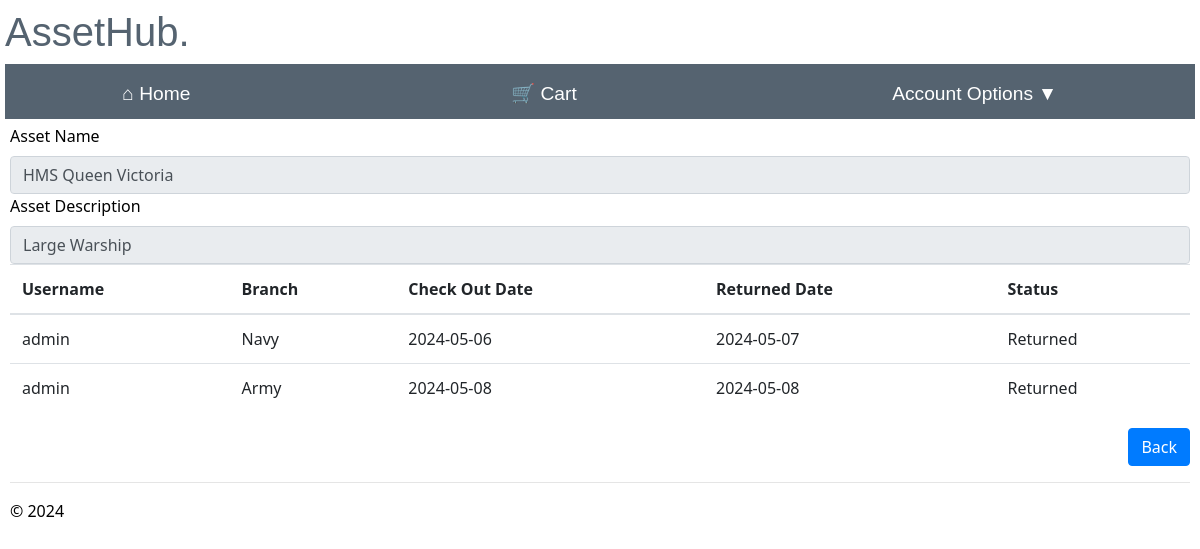
Screenshot of /asset_history/1 (signed in) with the database file from the repository.
### app/models/models.py (models this page shows)
class Assets(db.Model):
    __tablename__ = 'assets'
    asset_id = db.Column(db.Integer, primary_key=True, nullable=False)
    asset_name = db.Column(db.String(100), nullable=True)#change to not null
    asset_description = db.Column(db.String(225), nullable=True)
    keyword = db.Column(db.String(50), nullable=False)
    available = db.Column(db.String(50), nullable=False, default='Y')

class Order(db.Model):
    __tablename__ = 'order'
    order_id = db.Column(db.Integer, primary_key=True, nullable=False)
    username = db.Column(db.Integer, db.ForeignKey('user.username'), nullable=False)#needs to be string
    asset_id = db.Column(db.String(100), db.ForeignKey('assets.asset_id'), nullable=False)
    branch_id = db.Column(db.Integer, db.ForeignKey('branch.branch_id'), nullable=False)
    check_out_date = db.Column(db.Date,nullable=False)
    return_date = db.Column(db.Date,nullable=True)
    status = db.Column(db.String(20),nullable= False, default='New Order')
    user = relationship('User', backref='order')
    asset = relationship('Assets', backref='order')
    branch = relationship('Branch', backref='order')

class Branch(db.Model):
    __tablename__ = 'branch'
    branch_id = db.Column(db.Integer, primary_key=True, nullable=False)
    branch_name = db.Column(db.String(50), nullable=False)
    address_line1 = db.Column(db.String(225), nullable=False)
    address_line2 = db.Column(db.String(225), nullable=True)
    postcode = db.Column(db.String(8), nullable=False)

### app/manager/routes.py (the view)
@bp.route("/asset_history/<int:asset_id>", methods=['GET'])
@login_required
@check_is_manager
def asset_history(asset_id):
    try:
        asset_history_items = Order.query.filter_by(asset_id=asset_id).all()
        asset_names = {}
        asset_description = {}
        branch_names = {}
        for item in asset_history_items:
            asset = Assets.query.filter_by(asset_id=item.asset_id).first()
            branch = Branch.query.filter_by(branch_id=item.branch_id).first()
            if asset:
                asset_names[item.asset_id] = asset.asset_name
                asset_description[item.asset_id] = asset.asset_description
                branch_names[item.branch_id] = branch.branch_name
    except Exception as e:
        flash("An error occurred retrieving assets.")
    return render_template("asset_history.html", asset_history_items=asset_history_items,
                           asset_names=asset_names,
                           asset_description=asset_description, branch_names=branch_names)

### app/manager/routes.py (called while the page is built)
def check_is_manager(func):
    @wraps(func)
    def decorated_function(*args, **kwargs):
        if current_user.role == 'admin'or current_user.role == 'manager':
            return func(*args, **kwargs)
        else:
            current_app.logger.critical('Username: %s accessed attempted to access %s', current_user.username,func.__name__)
            flash("You are not authorised to access this page")
            return redirect(url_for("main.home"))
    return decorated_function

### app/manager/templates/asset_history.html (shortened to what this page needs)
{% extends "layout.html" %}
{% block content %}
{% if asset_history_items %}
    <label>Asset Name</label> <input type='text' name='asset_name' size="10" required class='form-control' value="{{ asset_names[asset_history_items[0].asset_id] }}" readonly>
    <label>Asset Description</label> <input type='text' name='asset_description' size="10" required class='form-control' value="{{ asset_description[asset_history_items[0].asset_id] }}" readonly>
{% endif %}
    <table class="table table-hover">
    <thead class="active tables">
      <th>Username</th>
      <th>Branch</th>
      <th>Check Out Date</th>
      <th>Returned Date</th>
      <th>Status</th>
    </thead>
    <tbody>
      {% for asset_history_items in asset_history_items %}
      <tr>
            <td>{{ asset_history_items.username }}</td>
            <td>{{ branch_names[asset_history_items.branch_id] }}</td>
            <td>{{ asset_history_items.check_out_date }}</td>
            <td>{{ asset_history_items.return_date }}</td>
            <td>{{ asset_history_items.status }}</td>
      </tr>
      {% endfor %}
    </tbody>
  </table>
  <div class="text-right">
  <td><a href='{{ url_for("manager.maintain_assets")}}' class='btn btn-primary'>Back</a></td>
  </div>
{% endblock %}

### app/main/templates/layout.html (style rules this page uses)
body { padding: 8px 5px 8px 5px; }

### rows the page displays
Assets: asset_name "HMS Queen Victoria", asset_description "Large Warship"
Order: username "admin", check_out_date "2024-05-06", return_date "2024-05-07", status "Returned"
Branch: branch_name "Navy"
Order: username "admin", check_out_date "2024-05-08", return_date "2024-05-08", status "Returned"
Branch: branch_name "Army"
